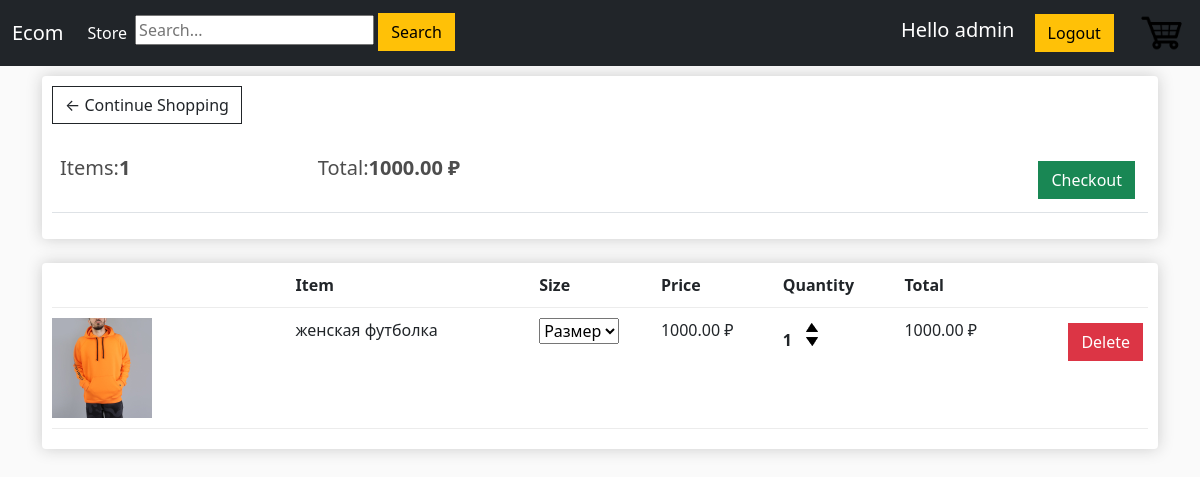
/cart/ (signed in), run on an earlier commit of the app's database.
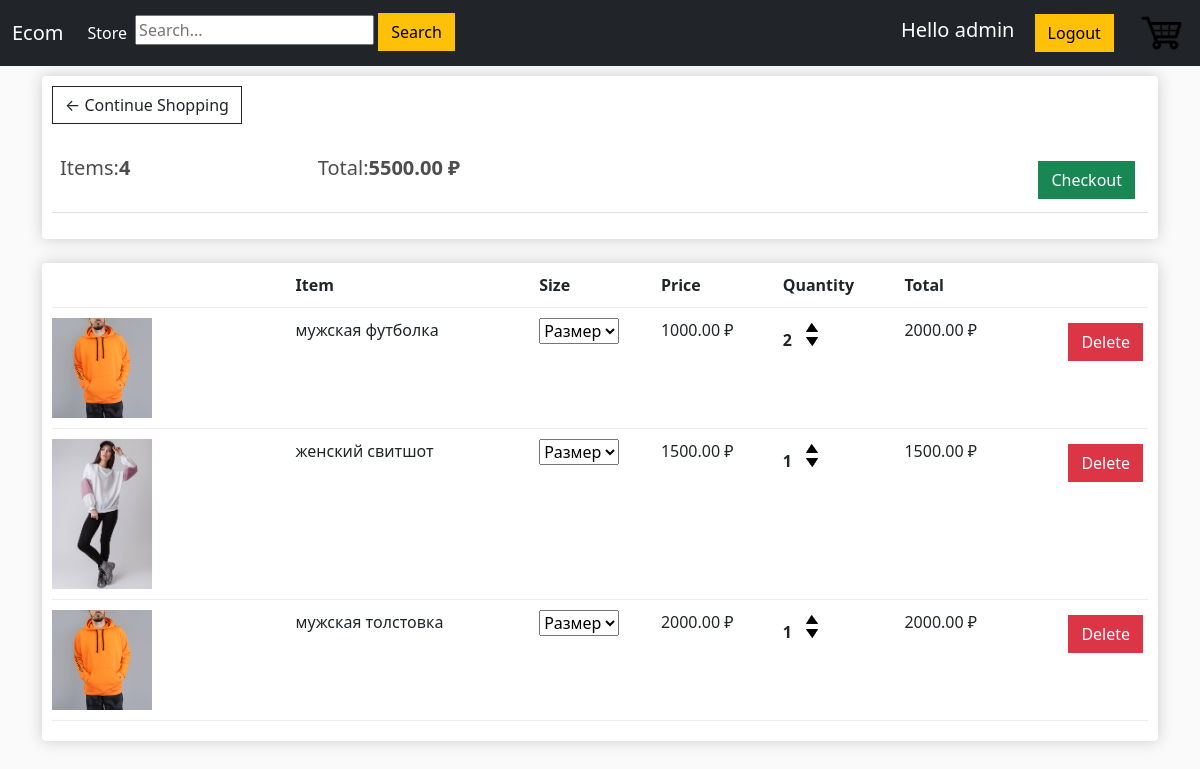
And on a later commit of the database.
### mainapp/models.py (models this page shows, shortened)
class Order(models.Model):
    customer = models.ForeignKey(Customer, on_delete=models.SET_NULL, blank=True, null=True)
    date_order = models.DateTimeField(auto_now_add=True)
    complete = models.BooleanField(default=False, null=True, blank=False)
    transaction_id = models.CharField(max_length=200, null=True)
    @property
    def get_cart_total(self):
        orderitems = self.orderitem_set.all()
        total = sum([item.get_total for item in orderitems])
        return total
    def get_cart_items(self):
        orderitems = self.orderitem_set.all()
        items = sum([item.quantity for item in orderitems])
        return items

class OrderItem(models.Model):
    product = models.ForeignKey(Product, on_delete=models.SET_NULL, blank=True, null=True)
    order = models.ForeignKey(Order, on_delete=models.SET_NULL, blank=True, null=True)
    size = models.CharField(max_length=10, null=True)
    quantity = models.IntegerField(default=0, null=True, blank=True)
    date_added = models.DateTimeField(auto_now_add=True)
    @property
    def get_total(self):
        total = self.product.price * self.quantity
        return total

class Product(models.Model):
    name = models.CharField(max_length=200, null=True)
    price = models.DecimalField(max_digits=7, decimal_places=2)
    digital = models.BooleanField(default=False, null=True, blank=False)
    image = models.ImageField(null=True, blank=True)
    def imageURL(self):
        try:
            url = self.image.url
        except:
            url = ''
        return url

### mainapp/views.py (the view)
# urls.py: path('cart/', views.cart, name='cart'),
def cart(request):
    data = cartData(request)
    cartItems = data['cartItems']
    order = data['order']
    items = data['items']
    context = {'items': items, 'order': order}
    return render(request, 'mainapp/cart.html', context)

### mainapp/utils.py (called while the page is built)
def cartData(request):
    if request.user.is_authenticated:
        customer = request.user.customer
        order, created = Order.objects.get_or_create(customer=customer, complete=False)
        cartItems = order.get_cart_items()
        items = order.orderitem_set.all()
    else:
        cookieData = cookieCart(request)
        cartItems = cookieData['cartItems']
        order = cookieData['order']
        items = cookieData['items']
    return {"cartItems": cartItems, "order": order, "items": items}

### mainapp/templates/mainapp/cart.html (shortened to what this page needs)
{% extends 'mainapp/index.html' %}
{% load static %}
{% block content%}
    <div class="row">
        <div class="col-lg-12">
            <div class="box-element">
                <a class="btn btn-outline-dark" href="{% url 'store' %}">&#x2190; Continue Shopping</a>
                <br>
                <br>
                <table class="table">
                    <tr>
                        <th><h5>Items:<strong>{{order.get_cart_items}}</strong></h5></th>
                        <th><h5>Total:<strong>{{order.get_cart_total|floatformat:2}} ₽</strong></h5></th>
                        <th>
                            <a style="float:right;margin:5px" class="btn btn-success" href="{% url 'checkout' %}">Checkout</a>
                        </th>
                    </tr>
                </table>
            </div>
            <br>
            <div class="box-element">
                <div class="cart-row">
                    <div style="flex:2"></div>
                    <div style="flex:2"><strong>Item</strong></div>
                    <div style="flex:1"><strong>Size</strong></div>
                    <div style="flex:1"><strong>Price</strong></div>
                    <div style="flex:1"><strong>Quantity</strong></div>
                    <div style="flex:1"><strong>Total</strong></div>
                    <div style="flex:1"><strong></strong></div>
                </div>
                {% for item in items %}
                <div class="cart-row">
                    <div style="flex:2"><img class="row-image" src="{{item.product.imageURL}}"></div>
                    <div style="flex:2">{{item.product.name}}</div>
                    <div style="flex:1">
                                <select data-product={{item.product.id}} data-action="size" name="size" class="size">
                                      <option value="0" selected>Размер</option>
                                </select>
                    </div>
                    <div style="flex:1">{{item.product.price|floatformat:2}} ₽</div>
                    <div style="flex:1">
						<p class="quantity">{{item.quantity}}</p>
						<div class="quantity">
							<img data-product={{item.product.id}} data-action="add" class="chg-quantity update-cart" src="{% static  'images/arrow-up.png' %}">
							<img data-product={{item.product.id}} data-action="remove" class="chg-quantity update-cart" src="{% static  'images/arrow-down.png' %}">
						</div>
					</div>
					<div style="flex:1"><p>{{item.get_total}} ₽</p></div>
                    <div style="flex:1">
                        <a data-product="{{item.product.id}}" data-action="delete" style="float:right;margin:5px" class="btn btn-danger update-cart">Delete</a>
                    </div>
                </div>
                {% endfor %}
            </div>
        </div>
    </div>
{% endblock content%}

### mainapp/templates/mainapp/index.html (shortened to what this page needs)
<!DOCTYPE html>
<html lang="en">
{% load static %}
<head>
    <link href="https://cdn.jsdelivr.net/npm/bootstrap@5.1.0/dist/css/bootstrap.min.css" rel="stylesheet">
    <link rel="stylesheet" type="text/css" href="{% static 'css/index.css' %}">
</head>
<body>
    <nav class="navbar navbar-expand-lg navbar-dark bg-dark">
      <div class="container-fluid">
        <a class="navbar-brand" href="{% url 'store' %}">Ecom</a>
        <div class="collapse navbar-collapse" id="navbarSupportedContent">
          <ul class="navbar-nav me-auto mb-2 mb-lg-0">
            <li class="nav-item">
              <a class="nav-link active" aria-current="page" href="{% url 'store' %}">Store</a>
            </li>
              <li class="nav-item">
                  <form action="{% url 'search_results' %}" method="POST">
                    <input name="search" type="text" placeholder="Search...">
                    <button class="btn btn-warning">Search</button>
                  </form>
              </li>
          </ul>
           <div class="form-inline my-2 my-lg-0">
               {% if user.is_authenticated %}
               <a class="navbar-brand" href="">Hello {{user.username}}</a>
               <a href="{% url 'logout' %}" class="btn btn-warning">Logout</a>
               {% else %}
                <a href="{% url 'login' %}" class="btn btn-warning">Login</a>
                <a href="{% url 'register' %}" class="btn btn-warning">Register</a>
               {% endif %}
                <a href="{% url 'cart' %}" style="color:#212429;">
                    <img  id="cart-icon" src="{% static 'images/cart.png' %}">
                </a>
	        </div>
        </div>
      </div>
    </nav>
    <div class="container">
        {% block content %}
        {% endblock content %}
    </div>
</body>
</html>

### static/css/index.css (style rules this page uses)
body { background-color: hsl(0, 0%, 98%); }
h1,h2,h3,h4,h5,h6 { color:hsl(0, 0%, 30%); }
.box-element { box-shadow:hsl(0, 0%, 80%) 0 0 16px; background-color: #fff; border-radius: 4px; padding: 10px; }
#cart-icon { width:50px; height:50px; border:0; display: inline-block; margin-left: 20px; }
.col-lg-4, .col-lg-6, .col-lg-8, .col-lg-12 { margin-top: 10px; }
.btn { border-radius: 0; }
.row-image { width: 100px; }
.cart-row { display: flex; align-items: flex-stretch; padding-bottom: 10px; margin-bottom: 10px; border-bottom: 1px solid #ececec; }
.quantity { display: inline-block; font-weight: 700; padding-right:10px; }
.chg-quantity { width: 12px; cursor: pointer; display: block; margin-top: 5px; transition:.1s; }

What changed in the data, as far as the page shows it:
removed OrderItem: product.imageURL (picture), product.name "женская футболка", size "Размер", product.price "1000.00", quantity "1", get_total "1000.00"
computed for Order: get_cart_items "1" → "4"; get_cart_total "1000.00" → "5500.00"
added OrderItem: product.imageURL (picture), product.name "мужская футболка", size "Размер", product.price "1000.00", quantity "2", get_total "2000.00"
added OrderItem: product.imageURL (picture), product.name "женский свитшот", size "Размер", product.price "1500.00", quantity "1", get_total "1500.00"
added OrderItem: product.imageURL (picture), product.name "мужская толстовка", size "Размер", product.price "2000.00", quantity "1", get_total "2000.00"
